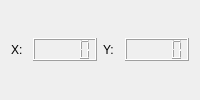
              <widget class="QWidget" name="globalMap">
               <attribute name="title">
                <string>Vision and LiDAR Map</string>
               </attribute>
               <layout class="QVBoxLayout" name="verticalLayout_9">
                <item>
                 <layout class="QVBoxLayout" name="verticalLayout_19"/>
                </item>
                <item>
                 <layout class="QHBoxLayout" name="horizontalLayout_13">
                  <item>
                   <widget class="QLabel" name="label_7">
                    <property name="text">
                     <string>X:</string>
                    </property>
                   </widget>
                  </item>
                  <item>
                   <widget class="QLCDNumber" name="lcd_mouse_x">
                    <property name="sizePolicy">
                     <sizepolicy hsizetype="Minimum" vsizetype="Maximum">
                      <horstretch>0</horstretch>
                      <verstretch>0</verstretch>
                     </sizepolicy>
                    </property>
                   </widget>
                  </item>
                  <item>
                   <widget class="QLabel" name="label_8">
                    <property name="text">
                     <string>Y:</string>
                    </property>
                   </widget>
                  </item>
                  <item>
                   <widget class="QLCDNumber" name="lcd_mouse_y">
                    <property name="sizePolicy">
                     <sizepolicy hsizetype="Minimum" vsizetype="Maximum">
                      <horstretch>0</horstretch>
                      <verstretch>0</verstretch>
                     </sizepolicy>
                    </property>
                   </widget>
                  </item>
                 </layout>
                </item>
               </layout>
              </widget>
